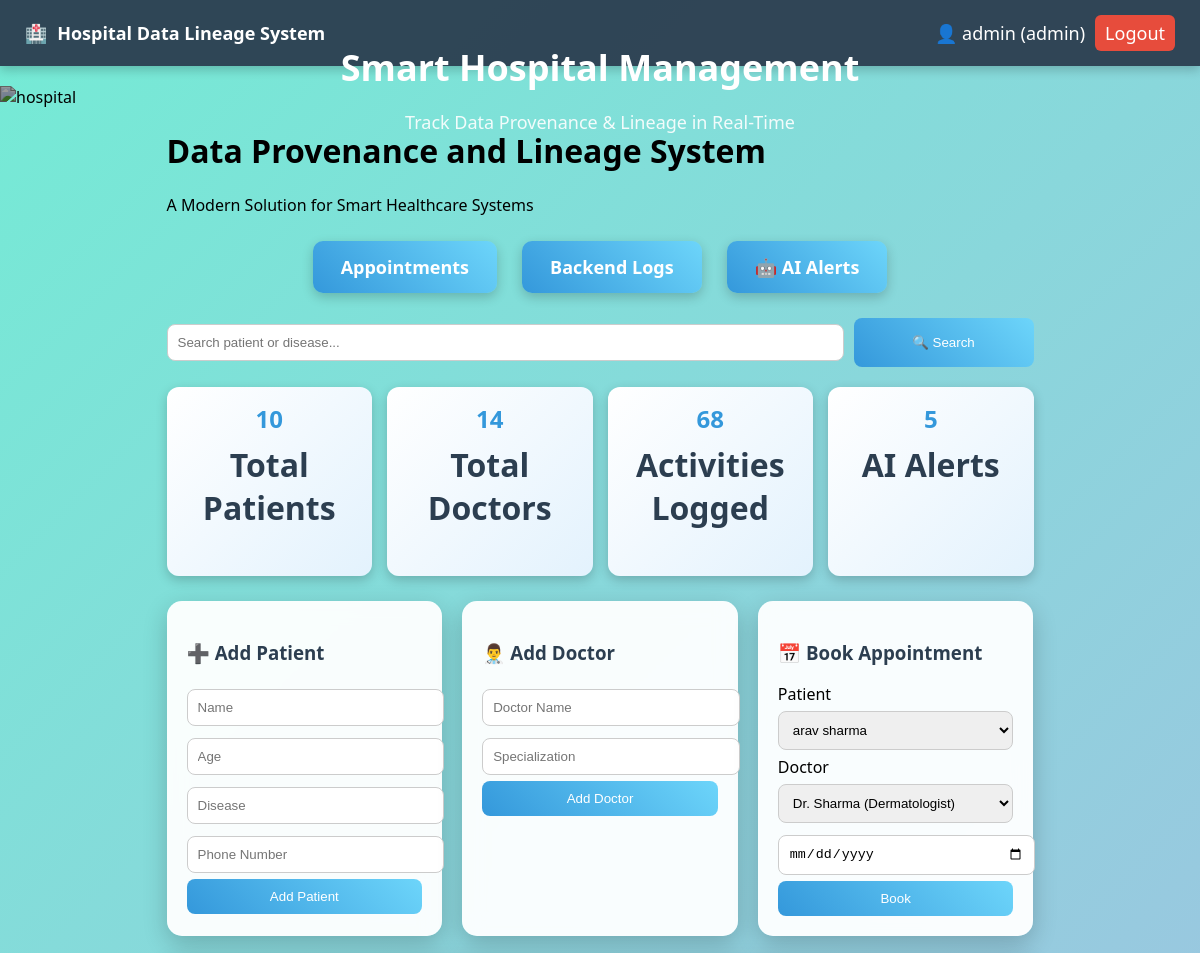
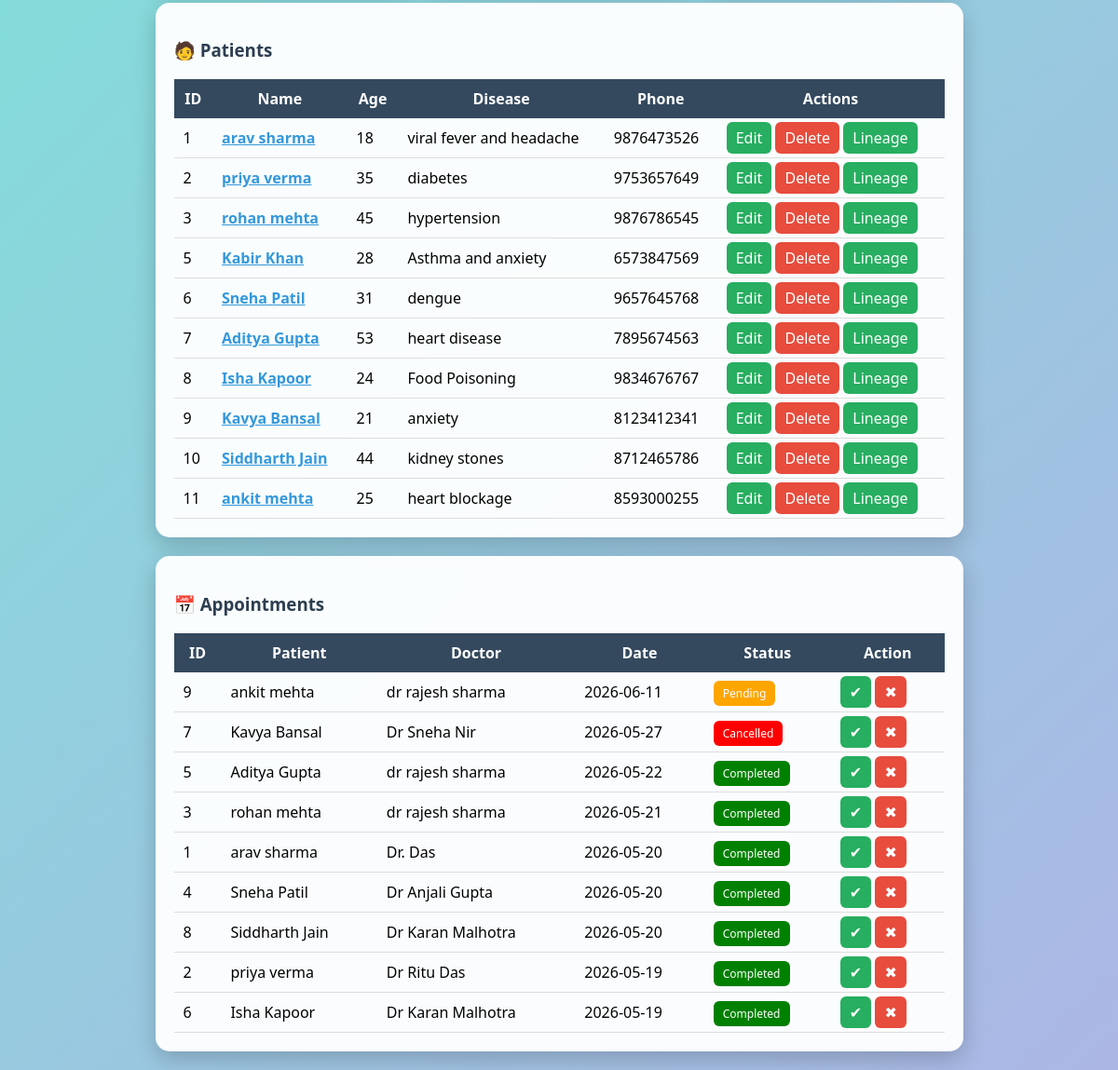
The app's page /dashboard (signed in) with its own data (2 pictures, top to bottom).
### tables this page shows
CREATE TABLE patients (
        id INTEGER PRIMARY KEY AUTOINCREMENT,
        name TEXT,
        age INTEGER,
        disease TEXT
    , phone_number TEXT);

CREATE TABLE appointments (
        id INTEGER PRIMARY KEY AUTOINCREMENT,
        patient_id INTEGER,
        doctor_id INTEGER,
        date TEXT,
        status TEXT DEFAULT 'pending',
        FOREIGN KEY(patient_id) REFERENCES patients(id),
        FOREIGN KEY(doctor_id) REFERENCES doctors(id)
    );

CREATE TABLE doctors (
        id INTEGER PRIMARY KEY AUTOINCREMENT,
        name TEXT,
        specialization TEXT
    );

### app.py (the view)
@app.route('/dashboard')
@role_required(['admin','doctor','nurse','receptionist','user'])
def dashboard():
    if 'user' not in session:
        return redirect('/')
    conn = get_db()
    cur = conn.cursor()
    search = request.args.get('search', '')
    if search:
        cur.execute("""
            SELECT * FROM patients
            WHERE name LIKE ?
            OR disease LIKE ?
            OR phone_number LIKE ?
        """, (
            f'%{search}%',
            f'%{search}%',
            f'%{search}%'
        ))
    else:
        cur.execute("SELECT * FROM patients")
    patients = cur.fetchall()
    cur.execute("SELECT * FROM doctors")
    doctors = cur.fetchall()
    cur.execute("""
        SELECT a.id, p.name as patient, d.name as doctor, a.date, a.status
        FROM appointments a
        JOIN patients p ON a.patient_id = p.id
        JOIN doctors d ON a.doctor_id = d.id
        ORDER BY a.date DESC
    """)
    appointments = cur.fetchall()
    cur.execute("SELECT COUNT(*) as total FROM patients")
    total_patients = cur.fetchone()['total']
    cur.execute("SELECT COUNT(*) as total FROM doctors")
    total_doctors = cur.fetchone()['total']
    cur.execute("SELECT COUNT(*) as total FROM activity_log")
    total_activities = cur.fetchone()['total']
    cur.execute("SELECT COUNT(*) as total FROM anomaly_alerts")
    total_alerts = cur.fetchone()['total']
    return render_template(
        'dashboard.html',
        patients=patients,
        doctors=doctors,
        appointments=appointments,
        total_patients=total_patients,
        total_doctors=total_doctors,
        total_activities=total_activities,
        total_alerts=total_alerts,
        search=search
    )

### app.py (called while the page is built)
def role_required(allowed_roles):
    def decorator(f):
        @wraps(f)
        def wrapper(*args, **kwargs):
            if 'user' not in session:
                return redirect('/')
            if session.get('role') not in allowed_roles:
                flash("⛔ Access Denied: You are not authorized")
                return redirect('/dashboard')
            return f(*args, **kwargs)
        return wrapper
    return decorator

### database.py (called while the page is built)
def get_db():
    conn = sqlite3.connect(DATABASE)
    conn.row_factory = sqlite3.Row
    conn.execute("PRAGMA foreign_keys = ON")
    return conn

### templates/dashboard.html
{% extends 'base.html' %}
{% block content %}
<div class="container">
<h1 class="main-title">Data Provenance and Lineage System</h1>
<p class="sub-title">A Modern Solution for Smart Healthcare Systems</p>
<div class="nav-buttons">
    <a href="/appointments">Appointments</a>
    <a href="/activity_logs">Backend Logs</a>
    <a href="/alerts">🤖 AI Alerts</a>
</div>
<form method="GET" action="/dashboard" class="search-form">
    <input
        type="text"
        name="search"
        placeholder="Search patient or disease..."
        value="{{search}}"
    >
    <button type="submit" class="search-btn">
        🔍 Search
    </button>
</form>
<div class="stats">
    <div class="stat-card">
        <h3>{{ total_patients }}</h3>
        <p>Total Patients</p>
    </div>
    <div class="stat-card">
        <h3>{{ total_doctors }}</h3>
        <p>Total Doctors</p>
    </div>
    <div class="stat-card">
        <h3>{{ total_activities }}</h3>
        <p>Activities Logged</p>
    </div>
    <div class="stat-card">
        <h3>{{ total_alerts }}</h3>
        <p>AI Alerts</p>
    </div>
</div>
<div class="grid">
    <div class="card">
        <h3>➕ Add Patient</h3>
        <form method="POST" action="/add">
            <input name="name" placeholder="Name" required>
            <input name="age" placeholder="Age" required>
            <input name="disease" placeholder="Disease" required>
            <input name="phone_number" placeholder="Phone Number" required>
            <button class="btn-primary">Add Patient</button>
        </form>
    </div>
    <div class="card">
        <h3>👨‍⚕️ Add Doctor</h3>
        <form method="POST" action="/add_doctor">
            <input name="name" placeholder="Doctor Name" required>
            <input name="specialization" placeholder="Specialization" required>
            <button class="btn-primary">Add Doctor</button>
        </form>
    </div>
    <div class="card">
        <h3>📅 Book Appointment</h3>
        <form method="POST" action="/add_appointment">
            <label>Patient</label>
            <select name="patient_id">
                {% for p in patients %}
                    <option value="{{p.id}}">{{p.name}}</option>
                {% endfor %}
            </select>
            <label>Doctor</label>
            <select name="doctor_id">
                {% for d in doctors %}
                    <option value="{{d.id}}">{{d.name}} ({{d.specialization}})</option>
                {% endfor %}
            </select>
            <input type="date" name="date" required>
            <button class="btn-primary">Book</button>
        </form>
    </div>
</div>
<div class="card">
<h3>🧑 Patients</h3>
<table>
<tr>
<th>ID</th><th>Name</th><th>Age</th><th>Disease</th><th>Phone</th><th>Actions</th>
</tr>
{% for p in patients %}
<tr>
<td>{{p.id}}</td>
<td>
    <a href="/patient/{{p.id}}" style="font-weight:bold; color:#3498db;">
        {{p.name}}
    </a>
</td>
<td>{{p.age}}</td>
<td>{{p.disease}}</td>
<td>{{p.phone_number}}</td>
<td>
<a class="btn" href="/update/{{p.id}}">Edit</a>
{% if session['role'] == 'admin' %}
<a class="btn-danger" href="/delete/{{p.id}}">Delete</a>
{% endif %}
<a class="btn" href="/lineage/{{p.id}}">Lineage</a>
</td>
</tr>
{% endfor %}
</table>
</div>
<div class="card">
<h3>📅 Appointments</h3>
<table>
<tr>
<th>ID</th>
<th>Patient</th>
<th>Doctor</th>
<th>Date</th>
<th>Status</th>
<th>Action</th>
</tr>
{% for a in appointments %}
<tr>
<td>{{a.id}}</td>
<td>{{a.patient}}</td>
<td>{{a.doctor}}</td>
<td>{{a.date}}</td>
<td>
    {% if a.status == 'pending' %}
        <span class="badge" style="background:orange;">Pending</span>
    {% elif a.status == 'completed' %}
        <span class="badge" style="background:green;">Completed</span>
    {% else %}
        <span class="badge" style="background:red;">Cancelled</span>
    {% endif %}
</td>
<td>
<a class="btn" href="/update_status/{{a.id}}/completed">✔</a>
<a class="btn-danger" href="/update_status/{{a.id}}/cancelled">✖</a>
</td>
</tr>
{% endfor %}
</table>
</div>
{% endblock %}

### static/style.css (style rules this page uses)
body { margin: 0; font-family: 'Segoe UI', sans-serif; background: linear-gradient(135deg, #74ebd5, #ACB6E5); }
.container { width: 85%; margin: 20px auto; }
.card { background: rgba(255, 255, 255, 0.95); padding: 20px; margin-bottom: 20px; border-radius: 15px; backdrop-filter: blur(10px); box-shadow: 0 8px 25px rgba(0,0,0,0.2); transition: 0.3s; }
h2, h3 { color: #2c3e50; }
input, select { width: 100%; padding: 10px; margin: 6px 0; border-radius: 8px; border: 1px solid #ccc; transition: 0.3s; }
button, .btn-primary { background: linear-gradient(45deg, #3498db, #6dd5fa); color: white; padding: 10px; border: none; border-radius: 8px; cursor: pointer; width: 100%; transition: 0.3s; }
.btn { background: #27ae60; color: white; padding: 6px 10px; border-radius: 6px; text-decoration: none; transition: 0.3s; }
.btn-danger { background: #e74c3c; color: white; padding: 6px 10px; border-radius: 6px; text-decoration: none; transition: 0.3s; }
table { width: 100%; border-collapse: collapse; }
th { background: #34495e; color: white; padding: 10px; }
td { padding: 10px; border-bottom: 1px solid #ddd; }
.grid { display: grid; grid-template-columns: repeat(auto-fit, minmax(250px, 1fr)); gap: 20px; }
.stats { display: grid; grid-template-columns: repeat(auto-fit, minmax(170px, 1fr)); gap: 15px; margin-bottom: 25px; }
.stat-card { background: linear-gradient(135deg, #ffffff, #e3f2fd); padding: 15px; border-radius: 12px; text-align: center; box-shadow: 0 4px 12px rgba(0,0,0,0.2); }
.stat-card h3 { font-size: 24px; color: #3498db; margin: 0; }
.stat-card p { margin-top: 8px; font-size: 32px; font-weight: bold; color: #2c3e50; }
.badge { padding: 5px 10px; border-radius: 6px; color: white; font-size: 12px; }
.nav-buttons { display: flex; justify-content: center; gap: 25px; margin: 25px 0; }
.nav-buttons a { background: linear-gradient(45deg, #3498db, #6dd5fa); color: white; text-decoration: none; padding: 14px 28px; border-radius: 10px; font-size: 18px; font-weight: bold; transition: 0.3s; box-shadow: 0 4px 12px rgba(0,0,0,0.2); }
.search-form { display: flex; gap: 10px; margin-bottom: 20px; }
.search-form input { flex: 1; }
.search-btn { width: 180px; }

### records on screen
patients: id "1", name "arav sharma", age "18", disease "viral fever and headache", phone_number "9876473526"
patients: id "2", name "priya verma", age "35", disease "diabetes", phone_number "9753657649"
patients: id "3", name "rohan mehta", age "45", disease "hypertension", phone_number "9876786545"
patients: id "5", name "Kabir Khan", age "28", disease "Asthma and anxiety", phone_number "6573847569"
patients: id "6", name "Sneha Patil", age "31", disease "dengue", phone_number "9657645768"
patients: id "7", name "Aditya Gupta", age "53", disease "heart disease", phone_number "7895674563"
patients: id "8", name "Isha Kapoor", age "24", disease "Food Poisoning", phone_number "9834676767"
patients: id "9", name "Kavya Bansal", age "21", disease "anxiety", phone_number "8123412341"
patients: id "10", name "Siddharth Jain", age "44", disease "kidney stones", phone_number "8712465786"
patients: id "11", name "ankit mehta", age "25", disease "heart blockage", phone_number "8593000255"
appointments: id "9", patient "ankit mehta", doctor "dr rajesh sharma", date "2026-06-11", status "Pending"
appointments: id "7", patient "Kavya Bansal", doctor "Dr Sneha Nir", date "2026-05-27", status "Cancelled"
appointments: id "5", patient "Aditya Gupta", doctor "dr rajesh sharma", date "2026-05-22", status "Completed"
appointments: id "3", patient "rohan mehta", doctor "dr rajesh sharma", date "2026-05-21", status "Completed"
appointments: id "1", patient "arav sharma", doctor "Dr. Das", date "2026-05-20", status "Completed"
appointments: id "4", patient "Sneha Patil", doctor "Dr Anjali Gupta", date "2026-05-20", status "Completed"
appointments: id "8", patient "Siddharth Jain", doctor "Dr Karan Malhotra", date "2026-05-20", status "Completed"
appointments: id "2", patient "priya verma", doctor "Dr Ritu Das", date "2026-05-19", status "Completed"
appointments: id "6", patient "Isha Kapoor", doctor "Dr Karan Malhotra", date "2026-05-19", status "Completed"

### other values on screen
{{ session.user }} "admin"
{{ session.role }} "admin"
{{ total_patients }} "10"
{{ total_doctors }} "14"
{{ total_activities }} "68"
{{ total_alerts }} "5"
form field patient_id "arav sharma"
form field doctor_id "Dr. Sharma (Dermatologist)"
